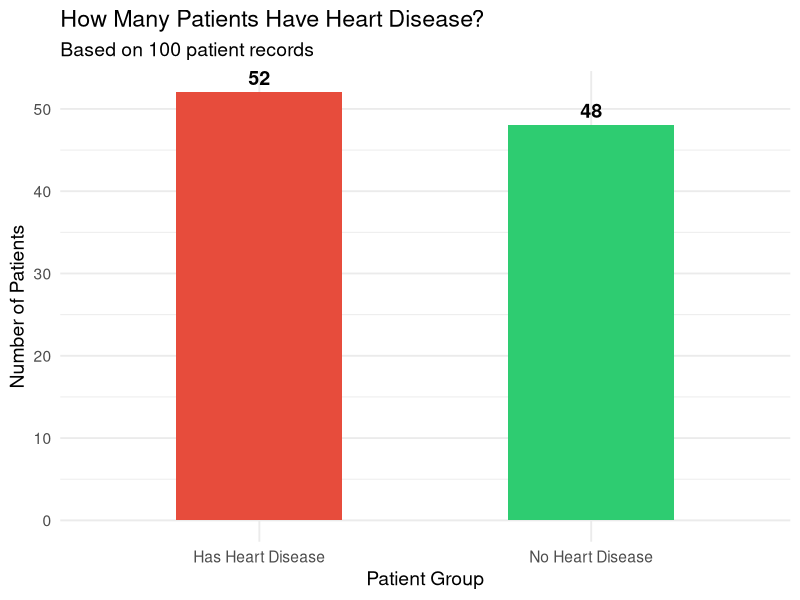
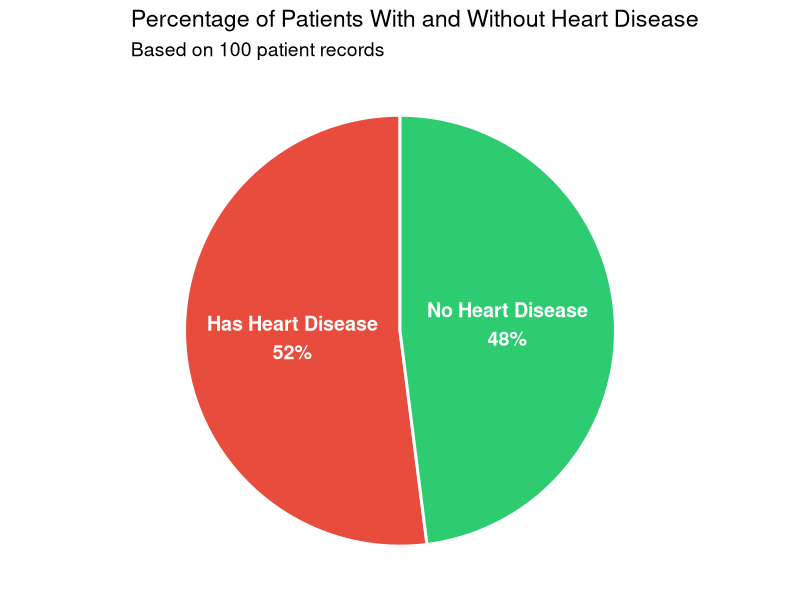
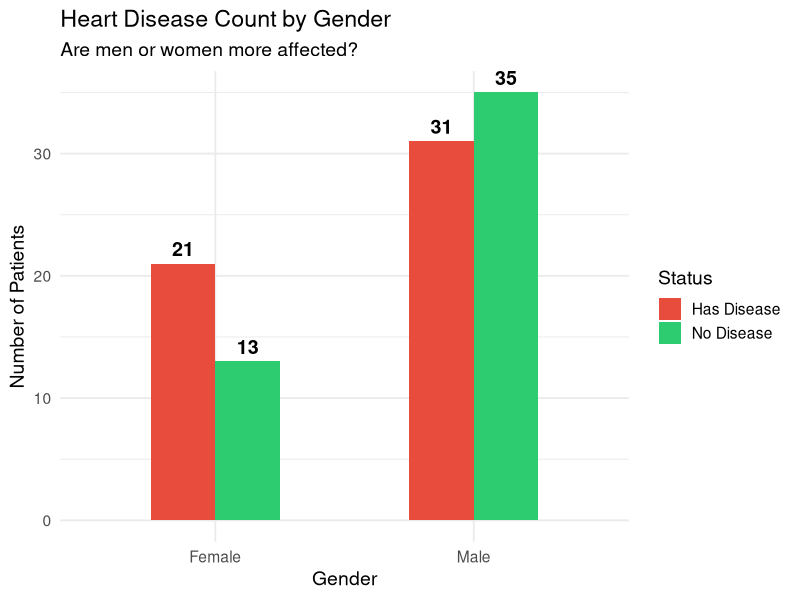
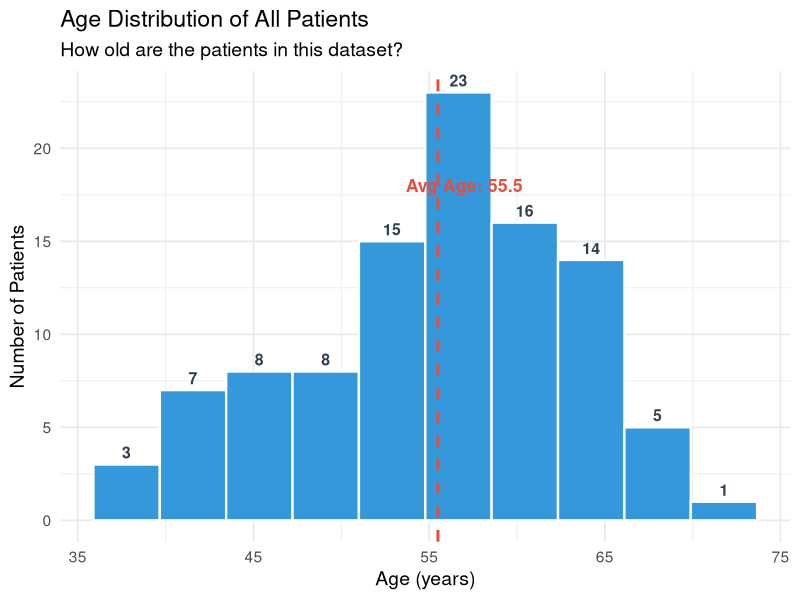

These charts were generated, in order, by the following R code:

library(ggplot2)   
df <- read.csv("heart_disease.csv", stringsAsFactors = FALSE)

head(df)       
nrow(df)       

avg_age <- round(mean(df$age), 1)
cat("Average age of all patients:", avg_age, "years\n")

avg_chol <- round(mean(df$chol), 1)
cat("Average cholesterol level  :", avg_chol, "mg/dl\n")



disease_count    <- sum(df$target == 1)   
no_disease_count <- sum(df$target == 0)   

cat("Patients WITH heart disease   :", disease_count, "\n")
cat("Patients WITHOUT heart disease:", no_disease_count, "\n")



chart_data <- data.frame(
  Group = c("Has Heart Disease", "No Heart Disease"),
  Count = c(disease_count, no_disease_count)
)

chart_data$Percentage <- round(chart_data$Count / sum(chart_data$Count) * 100, 1)
print(chart_data)

#bar graph
ggplot(chart_data, aes(x = Group, y = Count, fill = Group)) +

  geom_bar(stat = "identity", width = 0.5) +

  geom_text(aes(label = Count), vjust = -0.5, size = 5, fontface = "bold") +

  scale_fill_manual(values = c("Has Heart Disease" = "#e74c3c",
                                "No Heart Disease"  = "#2ecc71")) +

  labs(
    title    = "How Many Patients Have Heart Disease?",
    subtitle = "Based on 100 patient records",
    x        = "Patient Group",
    y        = "Number of Patients"
  ) +

  theme_minimal(base_size = 14) +

  theme(legend.position = "none")

#pie chart 
chart_data$Label <- paste0(chart_data$Group, "\n", chart_data$Percentage, "%")

ggplot(chart_data, aes(x = "", y = Count, fill = Group)) +

  geom_bar(stat = "identity", width = 1, color = "white", linewidth = 1) +

  coord_polar(theta = "y") +

  geom_text(aes(label = Label),
            position = position_stack(vjust = 0.5),
            size = 5, fontface = "bold", color = "white") +

  scale_fill_manual(values = c("Has Heart Disease" = "#e74c3c",
                                "No Heart Disease"  = "#2ecc71")) +

  labs(
    title    = "Percentage of Patients With and Without Heart Disease",
    subtitle = "Based on 100 patient records"
  ) +

  theme_void(base_size = 14) +

  theme(legend.position = "none")


#gender bar

df$sex_label <- ifelse(df$sex == 1, "Male", "Female")

df$disease_label <- ifelse(df$target == 1, "Has Disease", "No Disease")

gender_data <- as.data.frame(table(df$sex_label, df$disease_label))
colnames(gender_data) <- c("Gender", "Status", "Count")

ggplot(gender_data, aes(x = Gender, y = Count, fill = Status)) +

  geom_bar(stat = "identity", position = "dodge", width = 0.5) +

  geom_text(aes(label = Count),
            position = position_dodge(width = 0.5),
            vjust = -0.5, size = 5, fontface = "bold") +

  scale_fill_manual(values = c("Has Disease" = "#e74c3c",
                                "No Disease"  = "#2ecc71")) +

  labs(
    title    = "Heart Disease Count by Gender",
    subtitle = "Are men or women more affected?",
    x        = "Gender",
    y        = "Number of Patients",
    fill     = "Status"
  ) +

  theme_minimal(base_size = 14)


#histogram
ggplot(df, aes(x = age)) +

  geom_histogram(bins = 10, fill = "#3498db", color = "white", linewidth = 0.8) +

  stat_bin(bins = 10,
           geom = "text",
           aes(label = after_stat(count)),
           vjust = -0.5,
           size  = 4,
           fontface = "bold",
           color = "#2c3e50") +

  geom_vline(xintercept = avg_age,
             color    = "#e74c3c",
             linetype = "dashed",
             linewidth = 1) +

  annotate("text",
           x     = avg_age + 1.5,
           y     = 18,
           label = paste0("Avg Age: ", avg_age),
           color = "#e74c3c",
           size  = 4.5,
           fontface = "bold") +

  labs(
    title    = "Age Distribution of All Patients",
    subtitle = "How old are the patients in this dataset?",
    x        = "Age (years)",
    y        = "Number of Patients"
  ) +

  theme_minimal(base_size = 14)


cat("\n============================\n")
cat("  4 Charts + 2 Data Facts!\n")
cat("  1. Bar Chart  - Disease Count\n")
cat("  2. Pie Chart  - Disease Percentage\n")
cat("  3. Bar Chart  - Gender Comparison\n")
cat("  4. Histogram  - Age Distribution\n")
cat("----------------------------\n")
cat("  Data Facts:\n")
cat("  Average Patient Age      :", avg_age, "years\n")
cat("  Average Cholesterol Level:", avg_chol, "mg/dl\n")
cat("============================\n")
